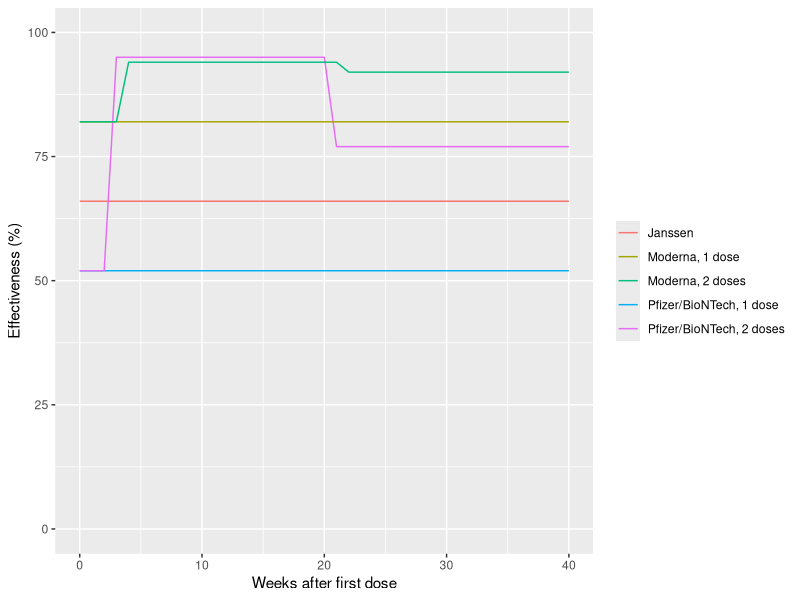

The R source for this figure:
###################################################################################################
#Title: Plot average vaccine efficacy (Figure A1)
#Author: Sophia Tan
###################################################################################################

library(ggplot2)
library(tidyverse)
library(here)

protected <- data.frame(weeks = seq(0, 94))
protected <- protected %>% mutate(jj=0.66,
                                  p1=0.52,
                                  p2=ifelse(weeks < 3, 0.52, 
                                            ifelse(weeks >= 120/7 + 3, 0.77, 0.95)),
                                  m1=0.82,
                                  m2=ifelse(weeks < 4, 0.82, 
                                            ifelse(weeks >= 120/7 + 4, 0.92, 0.94)))

# plot average efficacy over time
efficacy <- ggplot(protected %>% filter(weeks <= 40), aes(weeks)) +
  geom_line(aes(y=jj*100, color="Janssen")) + 
  geom_line(aes(y=p1*100, color="Pfizer/BioNTech, 1 dose")) + 
  geom_line(aes(y=p2*100, color="Pfizer/BioNTech, 2 doses")) + 
  geom_line(aes(y=m1*100, color="Moderna, 1 dose")) + 
  geom_line(aes(y=m2*100, color="Moderna, 2 doses")) + 
  ylab("Effectiveness (%)") +
  ylim(c(0,100)) +
  scale_x_continuous(name="Weeks after first dose") + 
  theme(legend.title = element_blank())

ggsave(efficacy, filename="figures/figures/vaccine-effectiveness-figA1.jpg", dpi=300, width=6, height=5)